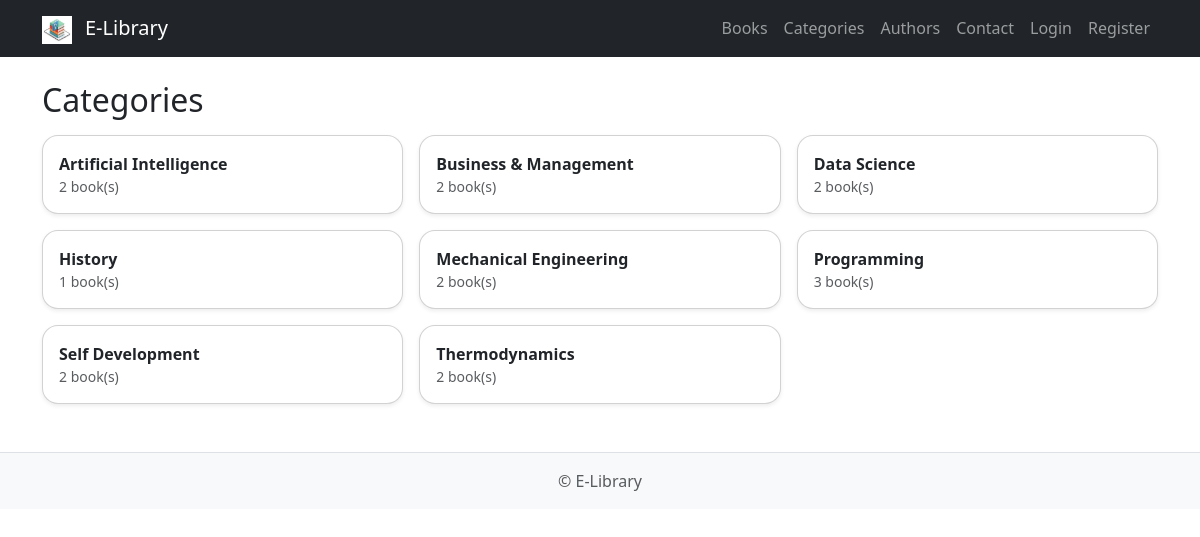
Page /categories/ on the committed database.
### library/models.py (models this page shows, shortened)
class Category(models.Model):
    name = models.CharField(max_length=120, unique=True)
    icon = models.CharField(max_length=80, blank=True, null=True)  # مثال: "bi bi-book"

### library/views.py (the view)
# urls.py: path('categories/', views.categories_page, name='categories'),
def categories_page(request):
    cats = Category.objects.annotate(book_count=Count('books')).order_by('name')
    return render(request, 'library/categories.html', {'categories': cats})

### templates/library/categories.html
{% extends "base.html" %}
{% block content %}
<h2 class="mb-3">Categories</h2>
<div class="row g-3">
  {% for c in categories %}
    <div class="col-md-4">
      <a class="card rounded-4 shadow-sm text-decoration-none text-dark h-100" href="{% url 'category_books' c.id %}">
        <div class="card-body">
          <div class="fw-semibold">{{ c.name }}</div>
          <div class="text-muted small">{{ c.book_count }} book(s)</div>
        </div>
      </a>
    </div>
  {% empty %}
    <p class="text-muted">No categories.</p>
  {% endfor %}
</div>
{% endblock %}

### rows in the picture
Category: name "Artificial Intelligence", book_count "2"
Category: name "Business & Management", book_count "2"
Category: name "Data Science", book_count "2"
Category: name "History", book_count "1"
Category: name "Mechanical Engineering", book_count "2"
Category: name "Programming", book_count "3"
Category: name "Self Development", book_count "2"
Category: name "Thermodynamics", book_count "2"
